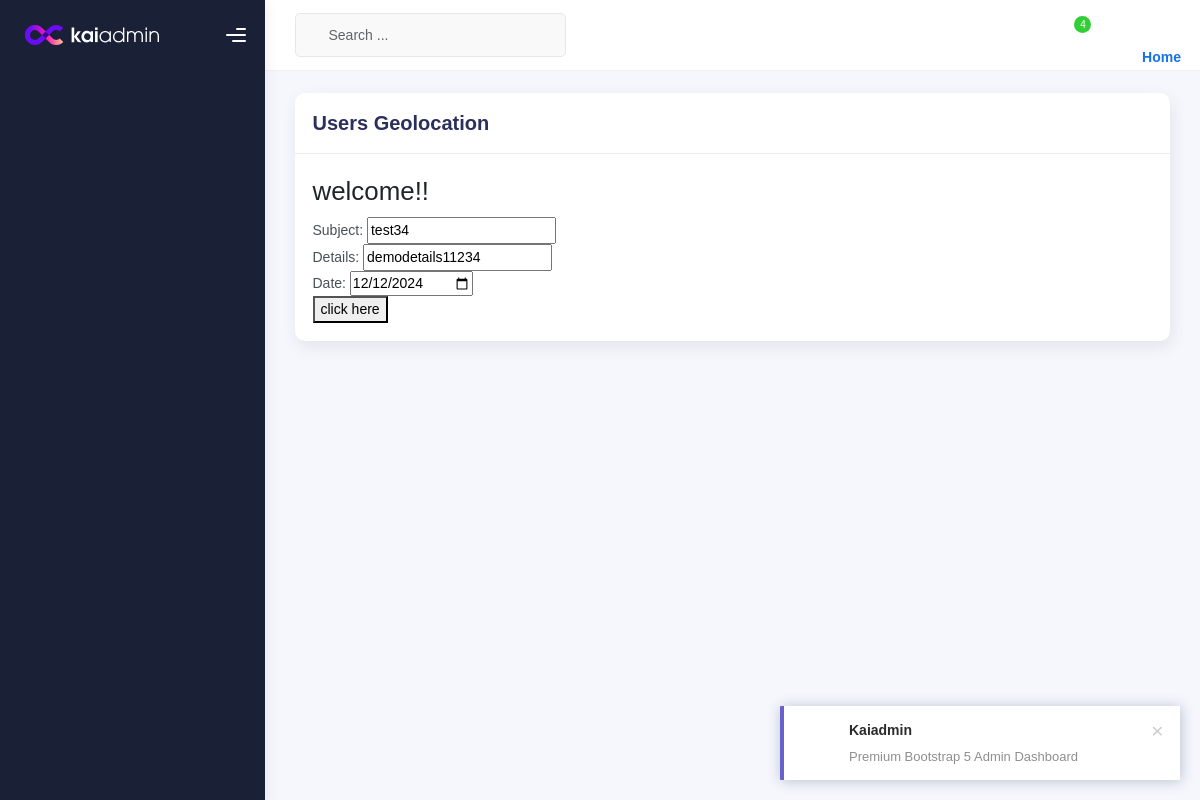
The page /update_data/5/ on the database its author committed.
### CRED_app/models.py (models this page shows)
class Todo(models.Model):
    subject = models.CharField(max_length=50)
    details = models.CharField(max_length=200)
    date = models.DateField()

### CRED_app/views.py (the view)
# urls.py: path('update_data/<int:id>/',views.update_data,name='update_data')
def update_data(request,id):
    data = Todo.objects.get(id=id)
    print("data",data)
    form = TodoForm(instance=data)
    print(form)
    if request.method == 'POST':
        data = TodoForm(request.POST,instance= data)
        if data.is_valid():
            data.save()
            return redirect("read")
    return render(request,"update.html",{"form":form})

### CRED_app/forms.py
class TodoForm(forms.ModelForm):
    date = forms.DateField(widget=DateInput)
    class Meta:
        model = Todo
        fields = "__all__"

### templates/update.html (shortened to what this page needs)
{% extends 'base.html' %}
{% block content %}
  <form method="POST">
                                    {{form}}
                       <button type="submit">click here</button>
                      </form>
{% endblock %}

### rows shown on the page
Todo: subject "test34", details "demodetails11234", date "12/12/2024"
